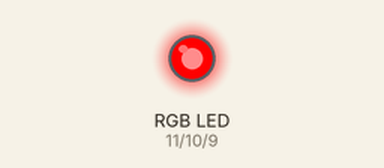
Simulated run of this sketch. Board: Arduino Uno, built with avr-gcc and run on an emulated ATmega328P. On the bench: an RGB LED mixed from three pins (HIGH = lit). Dim RGB values are drawn brighter than linear.

Above: at 0.05 s.
At 0.75 s:
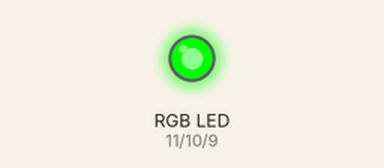
At 1.45 s:
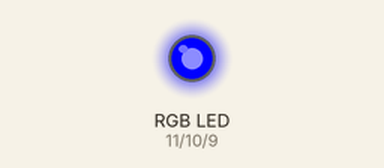
At 1.8 s:
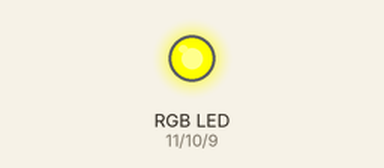
At 2.2 s:
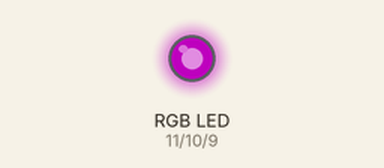
At 2.95 s:
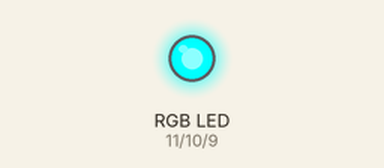
Timing chart, 0 to 6.9 s (numbered marks = the images above):
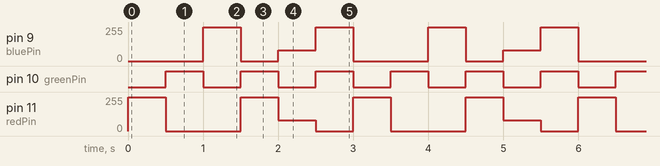

The sketch:

_2_rgb.ino
```cpp
/*
  RGB LED

  Turn on an RGB LED with a series of predetermined colors, mixing values of red, green and blue light.

  Output:
  1x RGB LED
  3x 560KΩ resistor

  created November 30th, 2012
  by Simon Monk <www.adafruit.com>

  modified May 4th, 2017
  by Orion Campos <www.orioncampos.com> <https://github.com/orion-campos>
*/

//connected pins
int redPin = 11;
int greenPin = 10;
int bluePin = 9;

//the setup routine runs once
void setup()
{
  //set the LEDs as outputs
  pinMode(redPin, OUTPUT);
  pinMode(greenPin, OUTPUT);
  pinMode(bluePin, OUTPUT);
}

// the loop routine runs over and over
void loop()
{
  setColor(255, 0, 0); //red color
  delay(500); //wait one second
  setColor(0, 255, 0); //green color
  delay(500); //wait one second
  setColor(0, 0, 255);  //blue color
  delay(500); //wait one second
  setColor(255, 255, 0);  //yellow color
  delay(500); //wait one second
  setColor(80, 0, 80);  //orange color
  delay(500); //wait one second
  setColor(0, 255, 255);  //purple color
  delay(500); //wait one second
}

void setColor(int red, int green, int blue)
{
#ifdef COMMON_ANODE
  red = 255 - red;
  green = 255 - green;
  blue = 255 - blue;
#endif
  //apply the values to the LEDs
  analogWrite (redPin, red);
  analogWrite (greenPin, green);
  analogWrite (bluePin, blue);
}
```

Measured:
- by itself, pin 9 (bluePin): repeats every 3.0 s: 0/255 0.50 s, 80/255 0.50 s, 255/255 0.50 s, 0/255 1.0 s, 255/255 0.50 s
- by itself, pin 10 (greenPin): alternates HIGH for 0.50 s and LOW for 0.50 s
- by itself, pin 11 (redPin): repeats every 3.0 s: 0/255 1.0 s, 255/255 0.50 s, 80/255 0.50 s, 0/255 0.50 s, 255/255 0.50 s
